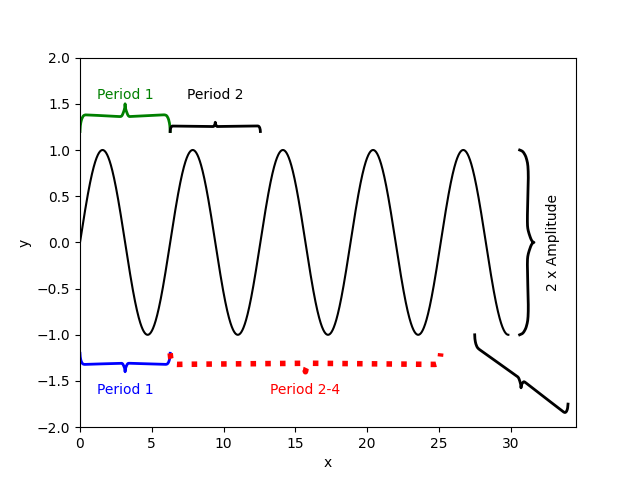

Here is the Python script that generated this plot:
import matplotlib.pyplot as plt
import numpy as np
import FancyBrackets.brackets as fb


# First, we need something to plot

fig, ax = plt.subplots()
x = np.linspace(0, 9.5*np.pi, 2000)

ax.plot(x, np.sin(x), 'k-')

ax.set_xlabel('x')
ax.set_ylabel('y')
ax.set_ylim(-2, 2)
ax.set_xlim(0, 11* np.pi)

# To mark the first period below the signal, we draw a curly bracket from the position of the beginning of first period to the end
# To draw a bracket we call fb.CurlyBracket. There are some parameter we have to give the funktion:
# - the starting point as an array [x_start, y_start] and the ending point [x_end, y_end]
# - the widht of the bracket
# - the ax to which to draw it on
# additionally, we can change the color, linewidth, and linestyle
# Lets mark the first period with a blue curly bracket and add some text
fb.CurlyBracket([0, -1.2], [2* np.pi, -1.2], 0.2,  ax)
ax.text(np.pi, -1.6, 'Period 1', va = 'center', ha = 'center', color = 'blue')
# To mark the the next two  periods in red with a dotted line with stronge linewisth just change, color, ls and lw

fb.CurlyBracket([2*np.pi, -1.2], [8* np.pi, -1.2], 0.2,  ax, color = 'red', ls = ':', lw = 4)
ax.text(5*np.pi, -1.6, 'Period 2-4', va = 'center', ha = 'center', color = 'red')

# We can also easily change the widht and therefore the curlyess of the brackets. Lets mark period 1 and 2 with other widths
# on top of the signal. To have tha bracket point upside, just change the starting and the endpoint
fb.CurlyBracket( [2* np.pi, 1.2], [0,1.2], 0.3,  ax, color = 'g')
ax.text(np.pi, 1.6, 'Period 1', va = 'center', ha = 'center', color = 'g')
fb.CurlyBracket( [4* np.pi, 1.2], [2*np.pi, 1.2], 0.1,  ax, color = 'k')
ax.text(3*np.pi, 1.6, 'Period 2', va = 'center', ha = 'center', color = 'k')

# To draw the bracket in another direction, i.e. to mark the amplitude, just change the points. The width is alwys
# relativ to the axis. As the scale is different, we need to make the width higher
fb.CurlyBracket( [9.75* np.pi, -1], [9.75* np.pi, 1], 1,  ax, color = 'k')
ax.text(10.5* np.pi, 0, '2 x Amplitude', va = 'center', ha = 'center', color = 'k', rotation = 90)

#Of course we can also plot it in different positions, but currently there will be some streching/skewnness issue
#depending on the scaling of the axes.
fb.CurlyBracket( [27.5, -1], [34, -1.75], 0.2,  ax, color = 'k')

plt.show()
